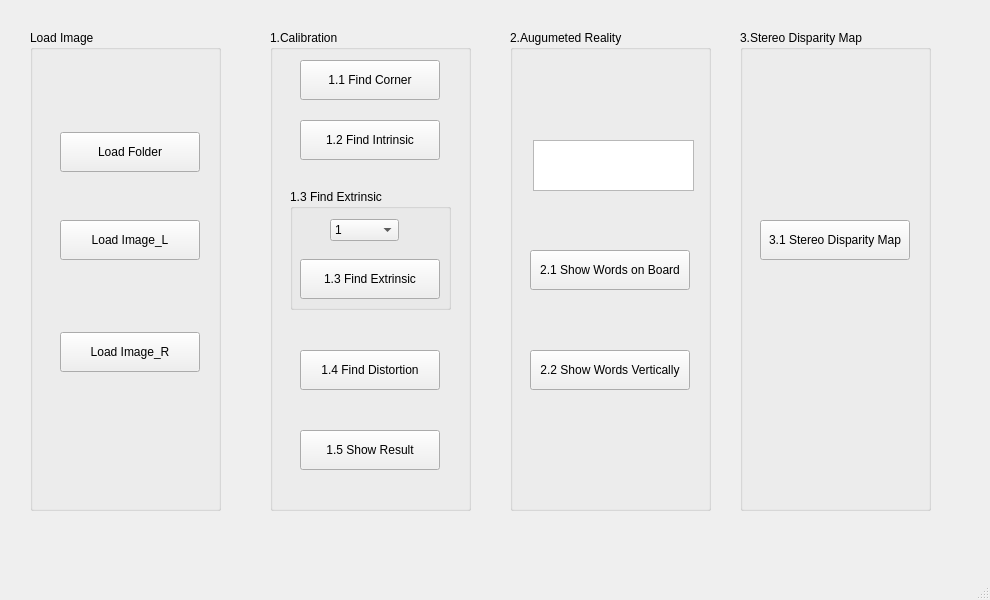
<?xml version="1.0" encoding="UTF-8"?>
<ui version="4.0">
 <class>MainWindow</class>
 <widget class="QMainWindow" name="MainWindow">
  <property name="geometry">
   <rect>
    <x>0</x>
    <y>0</y>
    <width>990</width>
    <height>600</height>
   </rect>
  </property>
  <property name="windowTitle">
   <string>MainWindow</string>
  </property>
  <widget class="QWidget" name="centralwidget">
   <widget class="QGroupBox" name="groupBox">
    <property name="geometry">
     <rect>
      <x>30</x>
      <y>30</y>
      <width>191</width>
      <height>481</height>
     </rect>
    </property>
    <property name="title">
     <string>Load Image</string>
    </property>
    <widget class="QPushButton" name="pushButton_2">
     <property name="geometry">
      <rect>
       <x>30</x>
       <y>190</y>
       <width>140</width>
       <height>40</height>
      </rect>
     </property>
     <property name="text">
      <string>Load Image_L</string>
     </property>
    </widget>
    <widget class="QPushButton" name="pushButton_3">
     <property name="geometry">
      <rect>
       <x>30</x>
       <y>302</y>
       <width>140</width>
       <height>40</height>
      </rect>
     </property>
     <property name="text">
      <string>Load Image_R</string>
     </property>
    </widget>
    <widget class="QPushButton" name="pushButton">
     <property name="geometry">
      <rect>
       <x>30</x>
       <y>102</y>
       <width>140</width>
       <height>40</height>
      </rect>
     </property>
     <property name="text">
      <string>Load Folder</string>
     </property>
    </widget>
   </widget>
   <widget class="QGroupBox" name="groupBox_2">
    <property name="geometry">
     <rect>
      <x>270</x>
      <y>30</y>
      <width>201</width>
      <height>481</height>
     </rect>
    </property>
    <property name="title">
     <string>1.Calibration</string>
    </property>
    <widget class="QPushButton" name="pushButton_4">
     <property name="geometry">
      <rect>
       <x>30</x>
       <y>30</y>
       <width>140</width>
       <height>40</height>
      </rect>
     </property>
     <property name="text">
      <string>1.1 Find Corner</string>
     </property>
    </widget>
    <widget class="QPushButton" name="pushButton_5">
     <property name="geometry">
      <rect>
       <x>30</x>
       <y>90</y>
       <width>140</width>
       <height>40</height>
      </rect>
     </property>
     <property name="text">
      <string>1.2 Find Intrinsic</string>
     </property>
    </widget>
    <widget class="QPushButton" name="pushButton_7">
     <property name="geometry">
      <rect>
       <x>30</x>
       <y>320</y>
       <width>140</width>
       <height>40</height>
      </rect>
     </property>
     <property name="text">
      <string>1.4 Find Distortion</string>
     </property>
    </widget>
    <widget class="QPushButton" name="pushButton_8">
     <property name="geometry">
      <rect>
       <x>30</x>
       <y>400</y>
       <width>140</width>
       <height>40</height>
      </rect>
     </property>
     <property name="text">
      <string>1.5 Show Result</string>
     </property>
    </widget>
    <widget class="QGroupBox" name="groupBox_5">
     <property name="geometry">
      <rect>
       <x>20</x>
       <y>159</y>
       <width>161</width>
       <height>121</height>
      </rect>
     </property>
     <property name="title">
      <string>1.3 Find Extrinsic</string>
     </property>
     <widget class="QPushButton" name="pushButton_6">
      <property name="geometry">
       <rect>
        <x>10</x>
        <y>70</y>
        <width>140</width>
        <height>40</height>
       </rect>
      </property>
      <property name="text">
       <string>1.3 Find Extrinsic</string>
      </property>
     </widget>
     <widget class="QComboBox" name="comboBox">
      <property name="geometry">
       <rect>
        <x>40</x>
        <y>30</y>
        <width>69</width>
        <height>22</height>
       </rect>
      </property>
      <item>
       <property name="text">
        <string>1</string>
       </property>
      </item>
      <item>
       <property name="text">
        <string>2</string>
       </property>
      </item>
      <item>
       <property name="text">
        <string>3</string>
       </property>
      </item>
      <item>
       <property name="text">
        <string>4</string>
       </property>
      </item>
      <item>
       <property name="text">
        <string>5</string>
       </property>
      </item>
      <item>
       <property name="text">
        <string>6</string>
       </property>
      </item>
      <item>
       <property name="text">
        <string>7</string>
       </property>
      </item>
      <item>
       <property name="text">
        <string>8</string>
       </property>
      </item>
      <item>
       <property name="text">
        <string>9</string>
       </property>
      </item>
      <item>
       <property name="text">
        <string>10</string>
       </property>
      </item>
      <item>
       <property name="text">
        <string>11</string>
       </property>
      </item>
      <item>
       <property name="text">
        <string>12</string>
       </property>
      </item>
      <item>
       <property name="text">
        <string>13</string>
       </property>
      </item>
      <item>
       <property name="text">
        <string>14</string>
       </property>
      </item>
      <item>
       <property name="text">
        <string>15</string>
       </property>
      </item>
      <item>
       <property name="text">
        <string/>
       </property>
      </item>
      <item>
       <property name="text">
        <string/>
       </property>
      </item>
      <item>
       <property name="text">
        <string/>
       </property>
      </item>
      <item>
       <property name="text">
        <string/>
       </property>
      </item>
     </widget>
    </widget>
   </widget>
   <widget class="QGroupBox" name="groupBox_3">
    <property name="geometry">
     <rect>
      <x>510</x>
      <y>30</y>
      <width>201</width>
      <height>481</height>
     </rect>
    </property>
    <property name="title">
     <string>2.Augumeted Reality</string>
    </property>
    <widget class="QPushButton" name="pushButton_9">
     <property name="geometry">
      <rect>
       <x>20</x>
       <y>220</y>
       <width>160</width>
       <height>40</height>
      </rect>
     </property>
     <property name="text">
      <string>2.1 Show Words on Board</string>
     </property>
    </widget>
    <widget class="QPushButton" name="pushButton_10">
     <property name="geometry">
      <rect>
       <x>20</x>
       <y>320</y>
       <width>160</width>
       <height>40</height>
      </rect>
     </property>
     <property name="text">
      <string>2.2 Show Words Vertically</string>
     </property>
    </widget>
    <widget class="QTextEdit" name="textEdit">
     <property name="geometry">
      <rect>
       <x>23</x>
       <y>110</y>
       <width>161</width>
       <height>51</height>
      </rect>
     </property>
    </widget>
   </widget>
   <widget class="QGroupBox" name="groupBox_4">
    <property name="geometry">
     <rect>
      <x>740</x>
      <y>30</y>
      <width>191</width>
      <height>481</height>
     </rect>
    </property>
    <property name="title">
     <string>3.Stereo Disparity Map</string>
    </property>
    <widget class="QPushButton" name="pushButton_11">
     <property name="geometry">
      <rect>
       <x>20</x>
       <y>190</y>
       <width>150</width>
       <height>40</height>
      </rect>
     </property>
     <property name="text">
      <string>3.1 Stereo Disparity Map</string>
     </property>
    </widget>
   </widget>
  </widget>
  <widget class="QMenuBar" name="menubar">
   <property name="geometry">
    <rect>
     <x>0</x>
     <y>0</y>
     <width>990</width>
     <height>21</height>
    </rect>
   </property>
  </widget>
  <widget class="QStatusBar" name="statusbar"/>
 </widget>
 <resources/>
 <connections/>
</ui>
